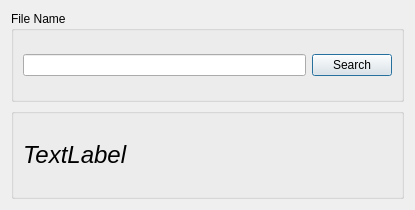
<?xml version="1.0" encoding="UTF-8"?>
<ui version="4.0">
 <class>SearchByName</class>
 <widget class="QDialog" name="SearchByName">
  <property name="geometry">
   <rect>
    <x>0</x>
    <y>0</y>
    <width>415</width>
    <height>210</height>
   </rect>
  </property>
  <property name="windowTitle">
   <string>Dialog</string>
  </property>
  <layout class="QVBoxLayout" name="verticalLayout">
   <item>
    <widget class="QGroupBox" name="groupBox">
     <property name="title">
      <string>File Name</string>
     </property>
     <layout class="QHBoxLayout" name="horizontalLayout">
      <item>
       <widget class="QLineEdit" name="lineEdit"/>
      </item>
      <item>
       <widget class="QPushButton" name="push_search_Btn">
        <property name="text">
         <string>Search</string>
        </property>
       </widget>
      </item>
     </layout>
    </widget>
   </item>
   <item>
    <widget class="QGroupBox" name="groupBox_2">
     <property name="title">
      <string/>
     </property>
     <layout class="QHBoxLayout" name="horizontalLayout_2">
      <item>
       <widget class="QLabel" name="label">
        <property name="font">
         <font>
          <pointsize>18</pointsize>
          <italic>true</italic>
         </font>
        </property>
        <property name="text">
         <string>TextLabel</string>
        </property>
       </widget>
      </item>
     </layout>
    </widget>
   </item>
  </layout>
 </widget>
 <resources/>
 <connections/>
</ui>
